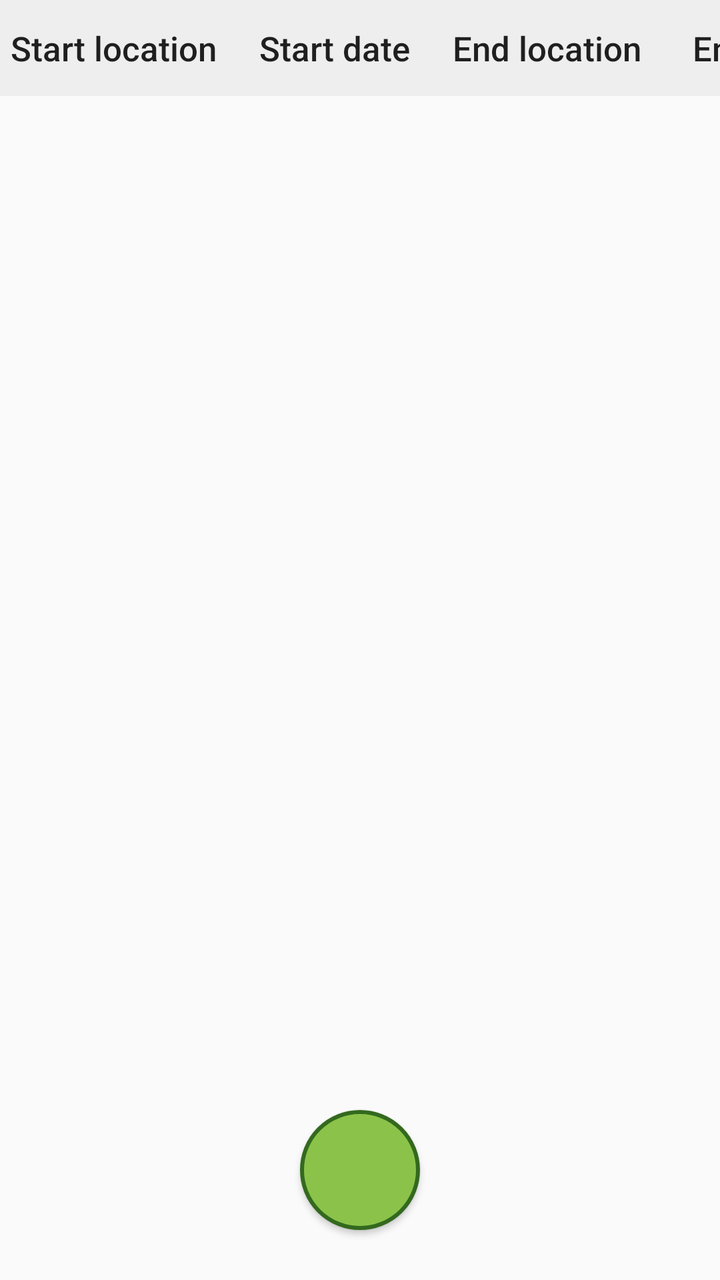
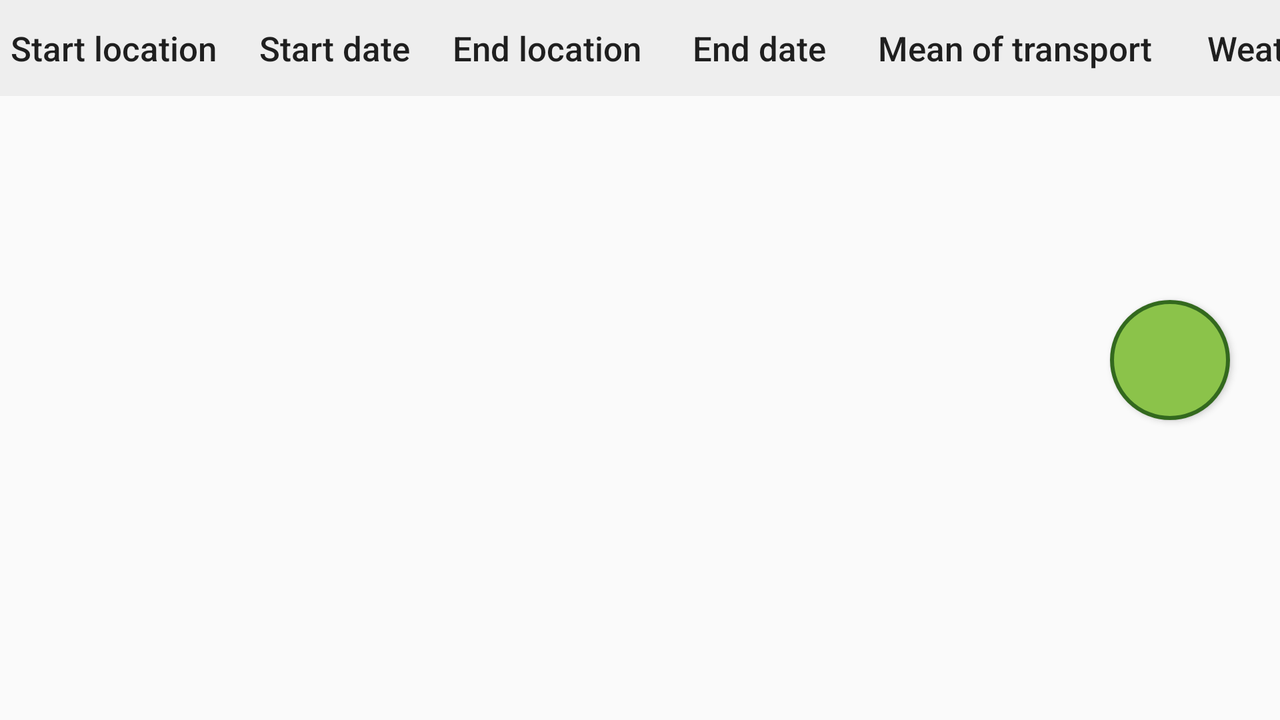

Two renders of one Android screen. The first uses the default layout on a phone; the second uses the alternative layout the repository ships for a different screen configuration, on a matching device. The two XML files are below.
<!-- AndroidManifest.xml: application theme AppTheme -->
<!-- res/layout/activity_add_trip_data.xml -->
<RelativeLayout xmlns:android="http://schemas.android.com/apk/res/android"
    android:layout_width="match_parent"
    android:layout_height="match_parent"
    android:elevation="0dp"
    android:gravity="center_horizontal"
    android:orientation="vertical"
    android:padding="0dp">

    <HorizontalScrollView
            android:id="@+id/tabsHorizontalView"
        android:layout_width="match_parent"
        android:layout_height="wrap_content"
        android:layout_alignParentStart="true"
        android:scrollbars="none">

        <LinearLayout
            android:layout_width="wrap_content"
            android:layout_height="match_parent"
            android:background="@color/appBackground"
            android:orientation="horizontal">

            <Button
                android:id="@+id/gotoStartLocationScreenButton"
                style="@style/TabbedButton"
                android:text="@string/gotoStartLocationScreenButtonText" />

            <Button
                android:id="@+id/gotoStartDateTimeScreenButton"
                style="@style/TabbedButton"
                android:text="@string/gotoStartDateTimeScreenButtonText" />

            <Button
                android:id="@+id/gotoEndLocationScreenButton"
                style="@style/TabbedButton"
                android:text="@string/gotoEndLocationScreenButtonText" />

            <Button
                android:id="@+id/gotoEndDateTimeScreenButton"
                style="@style/TabbedButton"
                android:text="@string/gotoEndDateTimeScreenButtonText" />

            <Button
                android:id="@+id/gotoMeanOfTransportScreenButton"
                style="@style/TabbedButton"
                android:text="@string/gotoMeanOfTransportScreenButtonText" />

            <Button
                android:id="@+id/gotoWeatherScreenButton"
                style="@style/TabbedButton"
                android:text="@string/gotoWeatherScreenButtonText" />

            <Button
                android:id="@+id/gotoTrafficLevelScreenButton"
                style="@style/TabbedButton"
                android:text="@string/gotoTrafficLevelScreenButtonText" />

            <Button
                android:id="@+id/gotoEffortLevelScreenButton"
                style="@style/TabbedButton"
                android:text="@string/gotoEffortLevelScreenButtonText" />

            <Button
                android:id="@+id/gotoRushLevelScreenButton"
                style="@style/TabbedButton"
                android:text="@string/gotoRushLevelScreenButtonText" />

            <Button
                android:id="@+id/gotoSatisfactionLevelScreenButton"
                style="@style/TabbedButton"
                android:text="@string/gotoSatisfactionLevelScreenButtonText" />

        </LinearLayout>
    </HorizontalScrollView>

    <android.support.v4.view.ViewPager
        android:id="@+id/tripDataViewPager"
        android:layout_width="match_parent"
        android:layout_height="match_parent"
        android:layout_below="@+id/tabsHorizontalView" />

    <LinearLayout
        android:layout_width="wrap_content"
        android:layout_height="wrap_content"
        android:layout_alignParentBottom="true"
        android:layout_centerInParent="true"
        android:orientation="horizontal"
        android:paddingBottom="15dp">

        <Button
            android:id="@+id/gotoNextScreenButton"
            style="@style/RoundFloatingButton" />
    </LinearLayout>

</RelativeLayout>
<!-- resources referenced by this layout -->
<resources>
  <color name="appBackground">#EEEEEE</color>
  <string name="gotoEffortLevelScreenButtonText">Effort</string>
  <string name="gotoEndDateTimeScreenButtonText">End date</string>
  <string name="gotoEndLocationScreenButtonText">End location</string>
  <string name="gotoMeanOfTransportScreenButtonText">Mean of transport</string>
  <string name="gotoRushLevelScreenButtonText">Rush</string>
  <string name="gotoSatisfactionLevelScreenButtonText">Satisfaction</string>
  <string name="gotoStartDateTimeScreenButtonText">Start date</string>
  <string name="gotoStartLocationScreenButtonText">Start location</string>
  <string name="gotoTrafficLevelScreenButtonText">Traffic</string>
  <string name="gotoWeatherScreenButtonText">Weather</string>
  <style name="RoundFloatingButton">
          <item name="android:layout_width">60dp</item>
          <item name="android:layout_height">60dp</item>
          <item name="android:layout_margin">10dp</item>
          <item name="android:background">@drawable/floating_button_shape</item>
          <item name="android:elevation">10dp</item>
          <item name="android:fontFamily">sans-serif-light</item>
          <item name="android:gravity">center</item>
          <item name="android:textAllCaps">false</item>
          <item name="android:textColor">#FFFFFF</item>
          <item name="android:textStyle">bold</item>
          <item name="android:textSize">20dp</item>
      </style>
  <style name="TabbedButton">
          <item name="android:layout_width">wrap_content</item>
          <item name="android:layout_height">wrap_content</item>
          <item name="android:background">@color/appBackground</item>
          <item name="android:padding">5dp</item>
          <item name="android:layout_marginRight">10dp</item>
          <item name="android:textSize">17sp</item>
          <item name="android:textAllCaps">false</item>
          <item name="android:textStyle">normal</item>
          <item name="android:stateListAnimator">@null</item>
      </style>
  <style name="AppTheme" parent="Theme.AppCompat.Light.DarkActionBar">
          
          <item name="colorPrimary">@color/colorPrimary</item>
          <item name="colorPrimaryDark">@color/colorPrimaryDark</item>
          <item name="colorAccent">@color/colorAccent</item>
      </style>
  <!-- drawable floating_button_shape (drawable) -->
  <?xml version="1.0" encoding="utf-8"?>
  <selector xmlns:android="http://schemas.android.com/apk/res/android">
      <item android:state_pressed="false">
          <shape android:shape="oval">
              <solid android:color="@color/colorPrimary" />
              <stroke android:color="@color/colorPrimaryDark" android:width="2dp"/>
          </shape>
      </item>
  
      <item android:state_pressed="true">
          <shape android:shape="oval">
              <solid android:color="@color/colorPrimaryAccent" />
              <stroke android:color="@color/colorPrimaryDark" android:width="2dp"/>
          </shape>
      </item>
  </selector>
  <color name="colorPrimary">#8BC34A</color>
  <color name="colorPrimaryDark">#33691E</color>
  <color name="colorAccent">#CCFF90</color>
  <color name="colorPrimaryAccent">#7EB63C</color>
</resources>
<!-- res/layout-land/activity_add_trip_data.xml (the repository's variant of the layout above) -->
<!-- drawn on the phone turned sideways -->
<RelativeLayout xmlns:android="http://schemas.android.com/apk/res/android"
                android:layout_width="match_parent"
                android:layout_height="match_parent"
                android:elevation="0dp"
                android:gravity="center_horizontal"
                android:orientation="vertical"
                android:padding="0dp">

    <HorizontalScrollView
        android:id="@+id/tabsHorizontalView"
        android:layout_width="match_parent"
        android:layout_height="wrap_content"
        android:layout_alignParentStart="true"
        android:scrollbars="none">

        <LinearLayout
            android:layout_width="wrap_content"
            android:layout_height="match_parent"
            android:background="@color/appBackground"
            android:orientation="horizontal">

            <Button
                android:id="@+id/gotoStartLocationScreenButton"
                style="@style/TabbedButton"
                android:text="@string/gotoStartLocationScreenButtonText" />

            <Button
                android:id="@+id/gotoStartDateTimeScreenButton"
                style="@style/TabbedButton"
                android:text="@string/gotoStartDateTimeScreenButtonText" />

            <Button
                android:id="@+id/gotoEndLocationScreenButton"
                style="@style/TabbedButton"
                android:text="@string/gotoEndLocationScreenButtonText" />

            <Button
                android:id="@+id/gotoEndDateTimeScreenButton"
                style="@style/TabbedButton"
                android:text="@string/gotoEndDateTimeScreenButtonText" />

            <Button
                android:id="@+id/gotoMeanOfTransportScreenButton"
                style="@style/TabbedButton"
                android:text="@string/gotoMeanOfTransportScreenButtonText" />

            <Button
                android:id="@+id/gotoWeatherScreenButton"
                style="@style/TabbedButton"
                android:text="@string/gotoWeatherScreenButtonText" />

            <Button
                android:id="@+id/gotoTrafficLevelScreenButton"
                style="@style/TabbedButton"
                android:text="@string/gotoTrafficLevelScreenButtonText" />

            <Button
                android:id="@+id/gotoEffortLevelScreenButton"
                style="@style/TabbedButton"
                android:text="@string/gotoEffortLevelScreenButtonText" />

            <Button
                android:id="@+id/gotoRushLevelScreenButton"
                style="@style/TabbedButton"
                android:text="@string/gotoRushLevelScreenButtonText" />

            <Button
                android:id="@+id/gotoSatisfactionLevelScreenButton"
                style="@style/TabbedButton"
                android:text="@string/gotoSatisfactionLevelScreenButtonText" />

        </LinearLayout>
    </HorizontalScrollView>

    <android.support.v4.view.ViewPager
        android:id="@+id/tripDataViewPager"
        android:layout_width="match_parent"
        android:layout_height="match_parent"
        android:layout_below="@+id/tabsHorizontalView" />

    <LinearLayout
        android:layout_width="wrap_content"
        android:layout_height="wrap_content"
        android:layout_alignParentEnd="true"
        android:layout_centerInParent="true"
        android:orientation="horizontal"
        android:paddingEnd="15dp">

        <Button
            android:id="@+id/gotoNextScreenButton"
            style="@style/RoundFloatingButton" />
    </LinearLayout>

</RelativeLayout>
